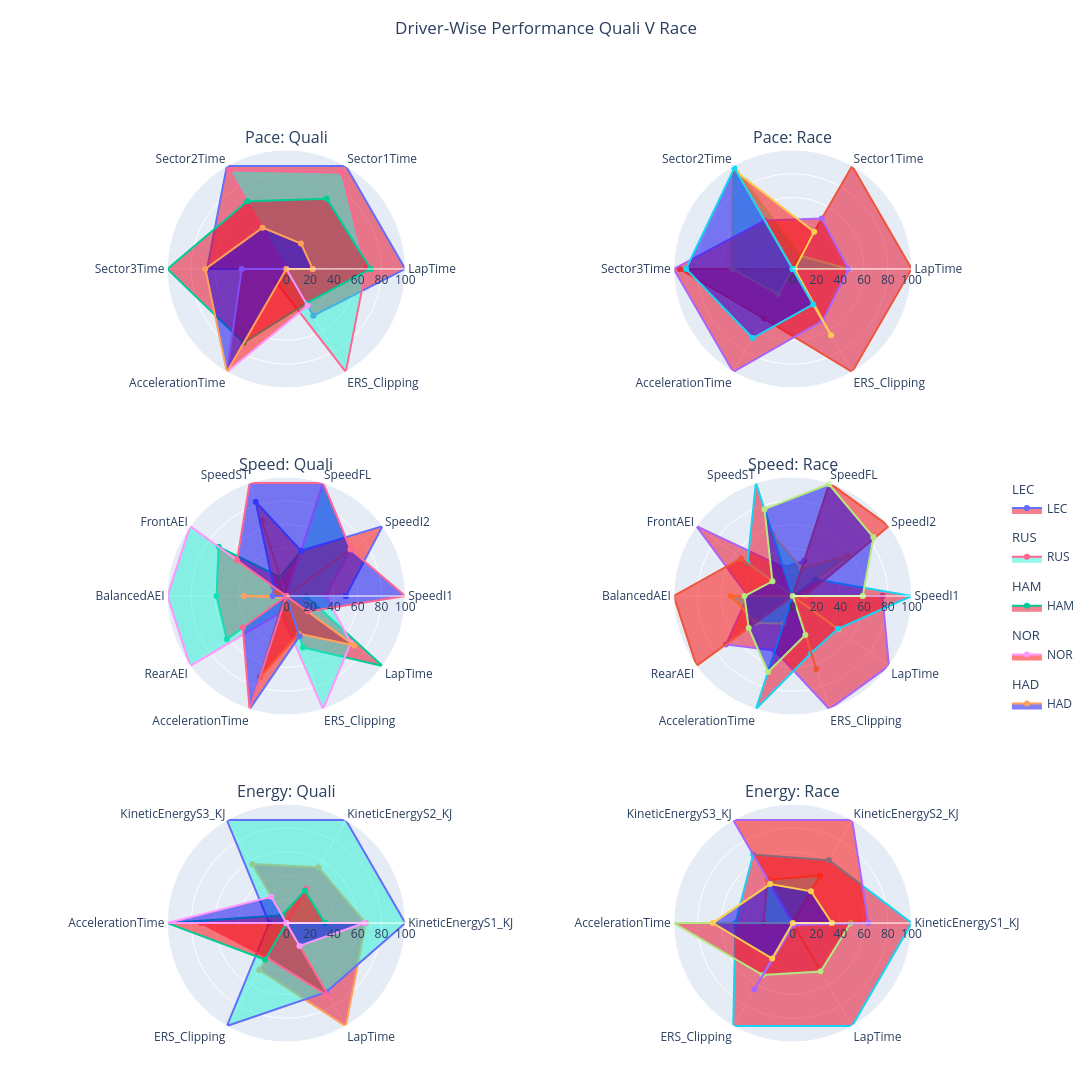

Notebook source saved alongside this figure:
### Code cell
polar_fig = data_vis.create_comparison_radar(
    quali_performance=quali_performance_rescaled,
    race_performance=race_performance_rescaled,
    drivers=top_5_drivers.to_list(),
    show_pace_categories=True,
    show_speed_categories=True,
    show_energy_categories=True,
)

polar_fig.show()

### Figure 1 — Plotly figure (JSON) as saved in the notebook; plotly's stock layout.template omitted (floating-point values rounded to 4 significant figures)
{"data": [{"fill": "toself", "fillcolor": "rgba(0.9098039215686274, 0.0, 0.12549019607843137, 0.5)", "legendgroup": "LEC", "legendgrouptitle": {"text": "LEC"}, "name": "LEC", "r": [100.0, 100.0, 100.0, 66.67, 1e-05, 45.45, 100.0], "showlegend": true, "subplot": "polar", "theta": ["LapTime", "Sector1Time", "Sector2Time", "Sector3Time", "AccelerationTime", "ERS_Clipping", "LapTime"], "type": "scatterpolar"}, {"fill": "toself", "fillcolor": "rgba(0.9098039215686274, 0.0, 0.12549019607843137, 0.5)", "legendgroup": "LEC", "legendgrouptitle": {"text": "LEC"}, "name": "LEC", "r": [100.0, 100.0, 1e-05, 94.9, 48.15, 100.0, 100.0], "showlegend": false, "subplot": "polar2", "theta": ["LapTime", "Sector1Time", "Sector2Time", "Sector3Time", "AccelerationTime", "ERS_Clipping", "LapTime"], "type": "scatterpolar"}, {"fill": "toself", "fillcolor": "rgba(0.9098039215686274, 0.0, 0.12549019607843137, 0.5)", "legendgroup": "LEC", "legendgrouptitle": {"text": "LEC"}, "name": "LEC", "r": [16.67, 1e-05, 40.0, 16.67, 70.39, 58.69, 61.89, 1e-05, 45.45, 100.0, 16.67], "showlegend": false, "subplot": "polar3", "theta": ["SpeedI1", "SpeedI2", "SpeedFL", "SpeedST", "FrontAEI", "BalancedAEI", "RearAEI", "AccelerationTime", "ERS_Clipping", "LapTime", "SpeedI1"], "type": "scatterpolar"}, {"fill": "toself", "fillcolor": "rgba(0.9098039215686274, 0.0, 0.12549019607843137, 0.5)", "legendgroup": "LEC", "legendgrouptitle": {"text": "LEC"}, "name": "LEC", "r": [75.51, 1e-05, 31.01, 25.53, 100.0, 37.65, 69.25, 48.15, 100.0, 100.0, 75.51], "showlegend": false, "subplot": "polar4", "theta": ["SpeedI1", "SpeedI2", "SpeedFL", "SpeedST", "FrontAEI", "BalancedAEI", "RearAEI", "AccelerationTime", "ERS_Clipping", "LapTime", "SpeedI1"], "type": "scatterpolar"}, {"fill": "toself", "fillcolor": "rgba(0.9098039215686274, 0.0, 0.12549019607843137, 0.5)", "legendgroup": "LEC", "legendgrouptitle": {"text": "LEC"}, "name": "LEC", "r": [66.83, 54.22, 57.27, 1e-05, 45.45, 100.0, 66.83], "showlegend": false, "subplot": "polar5", "theta": ["KineticEnergyS1_KJ", "KineticEnergyS2_KJ", "KineticEnergyS3_KJ", "AccelerationTime", "ERS_Clipping", "LapTime", "KineticEnergyS1_KJ"], "type": "scatterpolar"}, {"fill": "toself", "fillcolor": "rgba(0.9098039215686274, 0.0, 0.12549019607843137, 0.5)", "legendgroup": "LEC", "legendgrouptitle": {"text": "LEC"}, "name": "LEC", "r": [100.0, 61.02, 66.53, 48.15, 100.0, 100.0, 100.0], "showlegend": false, "subplot": "polar6", "theta": ["KineticEnergyS1_KJ", "KineticEnergyS2_KJ", "KineticEnergyS3_KJ", "AccelerationTime", "ERS_Clipping", "LapTime", "KineticEnergyS1_KJ"], "type": "scatterpolar"}, {"fill": "toself", "fillcolor": "rgba(0.15294117647058825, 0.9568627450980393, 0.8235294117647058, 0.5)", "legendgroup": "RUS", "legendgrouptitle": {"text": "RUS"}, "name": "RUS", "r": [67.01, 93.37, 95.86, 1e-05, 14.44, 100.0, 67.01], "showlegend": true, "subplot": "polar", "theta": ["LapTime", "Sector1Time", "Sector2Time", "Sector3Time", "AccelerationTime", "ERS_Clipping", "LapTime"], "type": "scatterpolar"}, {"fill": "toself", "fillcolor": "rgba(0.15294117647058825, 0.9568627450980393, 0.8235294117647058, 0.5)", "legendgroup": "RUS", "legendgrouptitle": {"text": "RUS"}, "name": "RUS", "r": [47.45, 12.77, 100.0, 51.18, 24.42, 1e-05, 47.45], "showlegend": false, "subplot": "polar2", "theta": ["LapTime", "Sector1Time", "Sector2Time", "Sector3Time", "AccelerationTime", "ERS_Clipping", "LapTime"], "type": "scatterpolar"}, {"fill": "toself", "fillcolor": "rgba(0.15294117647058825, 0.9568627450980393, 0.8235294117647058, 0.5)", "legendgroup": "RUS", "legendgrouptitle": {"text": "RUS"}, "name": "RUS", "r": [33.33, 66.67, 100.0, 1e-05, 100.0, 100.0, 100.0, 14.44, 100.0, 67.01, 33.33], "showlegend": false, "subplot": "polar3", "theta": ["SpeedI1", "SpeedI2", "SpeedFL", "SpeedST", "FrontAEI", "BalancedAEI", "RearAEI", "AccelerationTime", "ERS_Clipping", "LapTime", "SpeedI1"], "type": "scatterpolar"}, {"fill": "toself", "fillcolor": "rgba(0.15294117647058825, 0.9568627450980393, 0.8235294117647058, 0.5)", "legendgroup": "RUS", "legendgrouptitle": {"text": "RUS"}, "name": "RUS", "r": [1e-05, 58.04, 24.45, 54.17, 1e-05, 52.16, 38.34, 24.42, 1e-05, 47.45, 1e-05], "showlegend": false, "subplot": "polar4", "theta": ["SpeedI1", "SpeedI2", "SpeedFL", "SpeedST", "FrontAEI", "BalancedAEI", "RearAEI", "AccelerationTime", "ERS_Clipping", "LapTime", "SpeedI1"], "type": "scatterpolar"}, {"fill": "toself", "fillcolor": "rgba(0.15294117647058825, 0.9568627450980393, 0.8235294117647058, 0.5)", "legendgroup": "RUS", "legendgrouptitle": {"text": "RUS"}, "name": "RUS", "r": [100.0, 100.0, 100.0, 14.44, 100.0, 67.01, 100.0], "showlegend": false, "subplot": "polar5", "theta": ["KineticEnergyS1_KJ", "KineticEnergyS2_KJ", "KineticEnergyS3_KJ", "AccelerationTime", "ERS_Clipping", "LapTime", "KineticEnergyS1_KJ"], "type": "scatterpolar"}, {"fill": "toself", "fillcolor": "rgba(0.15294117647058825, 0.9568627450980393, 0.8235294117647058, 0.5)", "legendgroup": "RUS", "legendgrouptitle": {"text": "RUS"}, "name": "RUS", "r": [1e-05, 46.13, 42.16, 24.42, 1e-05, 47.45, 1e-05], "showlegend": false, "subplot": "polar6", "theta": ["KineticEnergyS1_KJ", "KineticEnergyS2_KJ", "KineticEnergyS3_KJ", "AccelerationTime", "ERS_Clipping", "LapTime", "KineticEnergyS1_KJ"], "type": "scatterpolar"}, {"fill": "toself", "fillcolor": "rgba(0.9098039215686274, 0.0, 0.12549019607843137, 0.5)", "legendgroup": "HAM", "legendgrouptitle": {"text": "HAM"}, "name": "HAM", "r": [70.9, 68.07, 65.75, 100.0, 71.68, 33.33, 70.9], "showlegend": true, "subplot": "polar", "theta": ["LapTime", "Sector1Time", "Sector2Time", "Sector3Time", "AccelerationTime", "ERS_Clipping", "LapTime"], "type": "scatterpolar"}, {"fill": "toself", "fillcolor": "rgba(0.9098039215686274, 0.0, 0.12549019607843137, 0.5)", "legendgroup": "HAM", "legendgrouptitle": {"text": "HAM"}, "name": "HAM", "r": [47.0, 48.91, 47.04, 100.0, 100.0, 50.42, 47.0], "showlegend": false, "subplot": "polar2", "theta": ["LapTime", "Sector1Time", "Sector2Time", "Sector3Time", "AccelerationTime", "ERS_Clipping", "LapTime"], "type": "scatterpolar"}, {"fill": "toself", "fillcolor": "rgba(0.9098039215686274, 0.0, 0.12549019607843137, 0.5)", "legendgroup": "HAM", "legendgrouptitle": {"text": "HAM"}, "name": "HAM", "r": [1e-05, 66.67, 1e-05, 66.67, 1e-05, 35.67, 2.47, 71.68, 33.33, 70.9, 1e-05], "showlegend": false, "subplot": "polar3", "theta": ["SpeedI1", "SpeedI2", "SpeedFL", "SpeedST", "FrontAEI", "BalancedAEI", "RearAEI", "AccelerationTime", "ERS_Clipping", "LapTime", "SpeedI1"], "type": "scatterpolar"}, {"fill": "toself", "fillcolor": "rgba(0.9098039215686274, 0.0, 0.12549019607843137, 0.5)", "legendgroup": "HAM", "legendgrouptitle": {"text": "HAM"}, "name": "HAM", "r": [100.0, 23.78, 1e-05, 100.0, 46.99, 1e-05, 1e-05, 100.0, 50.42, 47.0, 100.0], "showlegend": false, "subplot": "polar4", "theta": ["SpeedI1", "SpeedI2", "SpeedFL", "SpeedST", "FrontAEI", "BalancedAEI", "RearAEI", "AccelerationTime", "ERS_Clipping", "LapTime", "SpeedI1"], "type": "scatterpolar"}, {"fill": "toself", "fillcolor": "rgba(0.9098039215686274, 0.0, 0.12549019607843137, 0.5)", "legendgroup": "HAM", "legendgrouptitle": {"text": "HAM"}, "name": "HAM", "r": [1e-05, 33.55, 1e-05, 71.68, 33.33, 70.9, 1e-05], "showlegend": false, "subplot": "polar5", "theta": ["KineticEnergyS1_KJ", "KineticEnergyS2_KJ", "KineticEnergyS3_KJ", "AccelerationTime", "ERS_Clipping", "LapTime", "KineticEnergyS1_KJ"], "type": "scatterpolar"}, {"fill": "toself", "fillcolor": "rgba(0.9098039215686274, 0.0, 0.12549019607843137, 0.5)", "legendgroup": "HAM", "legendgrouptitle": {"text": "HAM"}, "name": "HAM", "r": [48.79, 1e-05, 1e-05, 100.0, 50.42, 47.0, 48.79], "showlegend": false, "subplot": "polar6", "theta": ["KineticEnergyS1_KJ", "KineticEnergyS2_KJ", "KineticEnergyS3_KJ", "AccelerationTime", "ERS_Clipping", "LapTime", "KineticEnergyS1_KJ"], "type": "scatterpolar"}, {"fill": "toself", "fillcolor": "rgba(1.0, 0.5019607843137255, 0.0, 0.5)", "legendgroup": "NOR", "legendgrouptitle": {"text": "NOR"}, "name": "NOR", "r": [1e-05, 1e-05, 1e-05, 37.5, 100.0, 35.64, 1e-05], "showlegend": true, "subplot": "polar", "theta": ["LapTime", "Sector1Time", "Sector2Time", "Sector3Time", "AccelerationTime", "ERS_Clipping", "LapTime"], "type": "scatterpolar"}, {"fill": "toself", "fillcolor": "rgba(1.0, 0.5019607843137255, 0.0, 0.5)", "legendgroup": "NOR", "legendgrouptitle": {"text": "NOR"}, "name": "NOR", "r": [1.795, 36.12, 93.97, 1e-05, 1e-05, 64.48, 1.795], "showlegend": false, "subplot": "polar2", "theta": ["LapTime", "Sector1Time", "Sector2Time", "Sector3Time", "AccelerationTime", "ERS_Clipping", "LapTime"], "type": "scatterpolar"}, {"fill": "toself", "fillcolor": "rgba(1.0, 0.5019607843137255, 0.0, 0.5)", "legendgroup": "NOR", "legendgrouptitle": {"text": "NOR"}, "name": "NOR", "r": [50.0, 100.0, 40.0, 83.33, 13.23, 11.61, 1e-05, 100.0, 35.64, 1e-05, 50.0], "showlegend": false, "subplot": "polar3", "theta": ["SpeedI1", "SpeedI2", "SpeedFL", "SpeedST", "FrontAEI", "BalancedAEI", "RearAEI", "AccelerationTime", "ERS_Clipping", "LapTime", "SpeedI1"], "type": "scatterpolar"}, {"fill": "toself", "fillcolor": "rgba(1.0, 0.5019607843137255, 0.0, 0.5)", "legendgroup": "NOR", "legendgrouptitle": {"text": "NOR"}, "name": "NOR", "r": [10.62, 100.0, 100.0, 1e-05, 53.69, 100.0, 100.0, 1e-05, 64.48, 1.795, 10.62], "showlegend": false, "subplot": "polar4", "theta": ["SpeedI1", "SpeedI2", "SpeedFL", "SpeedST", "FrontAEI", "BalancedAEI", "RearAEI", "AccelerationTime", "ERS_Clipping", "LapTime", "SpeedI1"], "type": "scatterpolar"}, {"fill": "toself", "fillcolor": "rgba(1.0, 0.5019607843137255, 0.0, 0.5)", "legendgroup": "NOR", "legendgrouptitle": {"text": "NOR"}, "name": "NOR", "r": [32.5, 31.51, 7.588, 100.0, 35.64, 1e-05, 32.5], "showlegend": false, "subplot": "polar5", "theta": ["KineticEnergyS1_KJ", "KineticEnergyS2_KJ", "KineticEnergyS3_KJ", "AccelerationTime", "ERS_Clipping", "LapTime", "KineticEnergyS1_KJ"], "type": "scatterpolar"}, {"fill": "toself", "fillcolor": "rgba(1.0, 0.5019607843137255, 0.0, 0.5)", "legendgroup": "NOR", "legendgrouptitle": {"text": "NOR"}, "name": "NOR", "r": [63.59, 100.0, 100.0, 1e-05, 64.48, 1.795, 63.59], "showlegend": false, "subplot": "polar6", "theta": ["KineticEnergyS1_KJ", "KineticEnergyS2_KJ", "KineticEnergyS3_KJ", "AccelerationTime", "ERS_Clipping", "LapTime", "KineticEnergyS1_KJ"], "type": "scatterpolar"}, {"fill": "toself", "fillcolor": "rgba(0.023529411764705882, 0.0, 0.9372549019607843, 0.5)", "legendgroup": "HAD", "legendgrouptitle": {"text": "HAD"}, "name": "HAD", "r": [22.17, 24.7, 40.06, 68.06, 100.0, 1e-05, 22.17], "showlegend": true, "subplot": "polar", "theta": ["LapTime", "Sector1Time", "Sector2Time", "Sector3Time", "AccelerationTime", "ERS_Clipping", "LapTime"], "type": "scatterpolar"}, {"fill": "toself", "fillcolor": "rgba(0.023529411764705882, 0.0, 0.9372549019607843, 0.5)", "legendgroup": "HAD", "legendgrouptitle": {"text": "HAD"}, "name": "HAD", "r": [1e-05, 1e-05, 98.03, 89.6, 67.11, 34.49, 1e-05], "showlegend": false, "subplot": "polar2", "theta": ["LapTime", "Sector1Time", "Sector2Time", "Sector3Time", "AccelerationTime", "ERS_Clipping", "LapTime"], "type": "scatterpolar"}, {"fill": "toself", "fillcolor": "rgba(0.023529411764705882, 0.0, 0.9372549019607843, 0.5)", "legendgroup": "HAD", "legendgrouptitle": {"text": "HAD"}, "name": "HAD", "r": [100.0, 66.67, 100.0, 100.0, 51.17, 1e-05, 45.23, 100.0, 1e-05, 22.17, 100.0], "showlegend": false, "subplot": "polar3", "theta": ["SpeedI1", "SpeedI2", "SpeedFL", "SpeedST", "FrontAEI", "BalancedAEI", "RearAEI", "AccelerationTime", "ERS_Clipping", "LapTime", "SpeedI1"], "type": "scatterpolar"}, {"fill": "toself", "fillcolor": "rgba(0.023529411764705882, 0.0, 0.9372549019607843, 0.5)", "legendgroup": "HAD", "legendgrouptitle": {"text": "HAD"}, "name": "HAD", "r": [58.9, 83.92, 98.78, 76.76, 21.05, 40.52, 45.69, 67.11, 34.49, 1e-05, 58.9], "showlegend": false, "subplot": "polar4", "theta": ["SpeedI1", "SpeedI2", "SpeedFL", "SpeedST", "FrontAEI", "BalancedAEI", "RearAEI", "AccelerationTime", "ERS_Clipping", "LapTime", "SpeedI1"], "type": "scatterpolar"}, {"fill": "toself", "fillcolor": "rgba(0.023529411764705882, 0.0, 0.9372549019607843, 0.5)", "legendgroup": "HAD", "legendgrouptitle": {"text": "HAD"}, "name": "HAD", "r": [65.44, 1e-05, 25.48, 100.0, 1e-05, 22.17, 65.44], "showlegend": false, "subplot": "polar5", "theta": ["KineticEnergyS1_KJ", "KineticEnergyS2_KJ", "KineticEnergyS3_KJ", "AccelerationTime", "ERS_Clipping", "LapTime", "KineticEnergyS1_KJ"], "type": "scatterpolar"}, {"fill": "toself", "fillcolor": "rgba(0.023529411764705882, 0.0, 0.9372549019607843, 0.5)", "legendgroup": "HAD", "legendgrouptitle": {"text": "HAD"}, "name": "HAD", "r": [32.85, 30.82, 37.82, 67.11, 34.49, 1e-05, 32.85], "showlegend": false, "subplot": "polar6", "theta": ["KineticEnergyS1_KJ", "KineticEnergyS2_KJ", "KineticEnergyS3_KJ", "AccelerationTime", "ERS_Clipping", "LapTime", "KineticEnergyS1_KJ"], "type": "scatterpolar"}], "layout": {"annotations": [{"font": {"size": 16}, "showarrow": false, "text": "Pace: Quali", "x": 0.175, "xanchor": "center", "xref": "paper", "y": 1, "yanchor": "bottom", "yref": "paper"}, {"font": {"size": 16}, "showarrow": false, "text": "Pace: Race", "x": 0.825, "xanchor": "center", "xref": "paper", "y": 1, "yanchor": "bottom", "yref": "paper"}, {"font": {"size": 16}, "showarrow": false, "text": "Speed: Quali", "x": 0.175, "xanchor": "center", "xref": "paper", "y": 0.6333, "yanchor": "bottom", "yref": "paper"}, {"font": {"size": 16}, "showarrow": false, "text": "Speed: Race", "x": 0.825, "xanchor": "center", "xref": "paper", "y": 0.6333, "yanchor": "bottom", "yref": "paper"}, {"font": {"size": 16}, "showarrow": false, "text": "Energy: Quali", "x": 0.175, "xanchor": "center", "xref": "paper", "y": 0.2667, "yanchor": "bottom", "yref": "paper"}, {"font": {"size": 16}, "showarrow": false, "text": "Energy: Race", "x": 0.825, "xanchor": "center", "xref": "paper", "y": 0.2667, "yanchor": "bottom", "yref": "paper"}], "height": 1800, "legend": {"x": 1.1, "xanchor": "left", "y": 0.5, "yanchor": "middle"}, "margin": {"b": 50, "l": 150, "r": 150, "t": 150}, "polar": {"domain": {"x": [0, 0.35], "y": [0.7333, 1]}, "radialaxis": {"range": [0, 100], "visible": true}}, "polar2": {"domain": {"x": [0.65, 1.0], "y": [0.7333, 1]}, "radialaxis": {"range": [0, 100], "visible": true}}, "polar3": {"domain": {"x": [0, 0.35], "y": [0.3667, 0.6333]}, "radialaxis": {"range": [0, 100], "visible": true}}, "polar4": {"domain": {"x": [0.65, 1.0], "y": [0.3667, 0.6333]}, "radialaxis": {"range": [0, 100], "visible": true}}, "polar5": {"domain": {"x": [0, 0.35], "y": [0, 0.2667]}, "radialaxis": {"range": [0, 100], "visible": true}}, "polar6": {"domain": {"x": [0.65, 1.0], "y": [0, 0.2667]}, "radialaxis": {"range": [0, 100], "visible": true}}, "showlegend": true, "title": {"text": "Driver-Wise Performance Quali V Race", "x": 0.5, "y": 0.98}, "width": 1280}}
